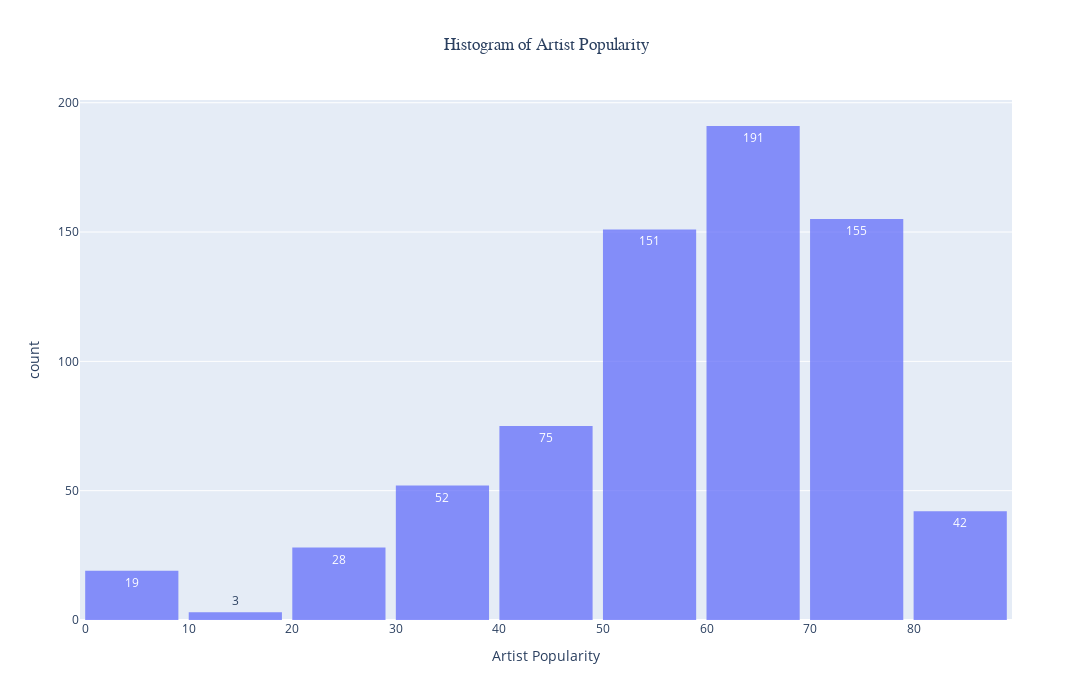

The cell this chart's notebook holds for it:
### Markdown cell above
After the model was created, it was time to pull in unlabeled tracks from less-popular artists and pass them through the model. For reference, I included the histogram of the popularity of the tracks I like. Hopefully, the output will include data for less-popular artists. The process of selecting new data occurred in two different ways. The first was to use the Spotify recommendations function and the second was to use the Spotify's artist_related_artists function. 

The use of Spotify's recommendation system requires inputting an artist, a genre, and a track from which it provides recommendations. Multiple values for each of the aforementioned features can be passed into the recommendation function. However, I only included one to make the model a little more simple. The choice of artist was randomly selected from a list of the least-popular artists that I listen to, the genre was randomly selected from the top 20 genres that I listen to, and the track was randomly selected from a playlist of my favorite tracks. Additionally, I set the max popularity of the tracks to 20. However, Spotify takes this more as a soft request. For each combination of artist, genre, and track, the function returned up to 25 tracks. This function was run multiple times to retrieve many combinations of artists, tracks, and genres. 

The use of Spotify's artists_similar_artists function only required that I provide an artist from which to find similar artists. From there, I could select the top-10 tracks from each of these artists. I input the top-20 artists that are less popular into the model and let Spotify do its thing and pulled the tracks into a new dataframe. This process returned 3222 unique tracks. 

I left more code than normal in order to show the artists, genres, and details of how the model selected random features.

### Code cell
# Once again, here is a histogram of the popularity of the artists whose songs I like.

fig4 = px.histogram(artist_info, x='artist_popularity', nbins=10, title="Histogram of Artist Popularity", 
                    labels={"artist_popularity": 'Artist Popularity'}, opacity=0.75, text_auto=True,
                    width=1500, height=700)
fig4.update_layout(title_x = 0.5, title_font_family = "Arial", bargap=0.1)
fig4.show()

### Figure 1 — Plotly figure (JSON) as saved in the notebook; plotly's stock layout.template omitted (floating-point values rounded to 4 significant figures; data arrays with more than 128 entries replaced by an {"elided": "..."} marker saying what was removed)
{"data": [{"alignmentgroup": "True", "bingroup": "x", "hovertemplate": "Artist Popularity=%{x}<br>count=%{y}<extra></extra>", "legendgroup": "", "marker": {"color": "#636efa", "opacity": 0.75, "pattern": {"shape": ""}}, "name": "", "nbinsx": 10, "offsetgroup": "", "orientation": "v", "showlegend": false, "texttemplate": "%{value}", "type": "histogram", "x": {"elided": "716 int values"}, "xaxis": "x", "yaxis": "y"}], "layout": {"bargap": 0.1, "barmode": "relative", "height": 700, "legend": {"tracegroupgap": 0}, "title": {"font": {"family": "Arial"}, "text": "Histogram of Artist Popularity", "x": 0.5}, "width": 1500, "xaxis": {"anchor": "y", "domain": [0, 1], "title": {"text": "Artist Popularity"}}, "yaxis": {"anchor": "x", "domain": [0, 1], "title": {"text": "count"}}}}
